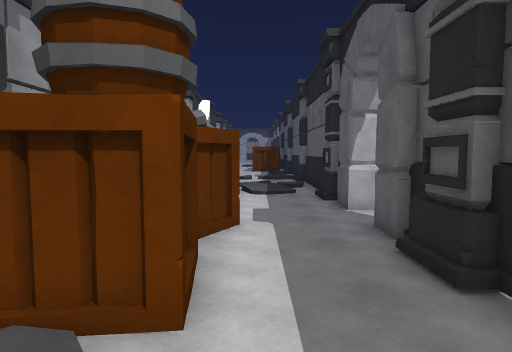
[1] (above)

21 first-person views from a walk through a 3-D level made in the Unity game engine. The camera is 1.3 m above the floor, tilts 4° down and sees 75° across. The floor is counted in squares, 1 m on a side. Each view is taken from the middle of a square. On the plan, view 1 faces up. The plan holds only what a view shows up to about 14 squares ahead; the rest is blank. The place goes on beyond the plan. The player character is not drawn. Some animated figures are not drawn.

[2]
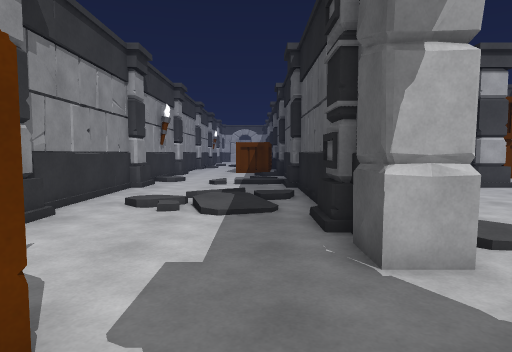

[3]
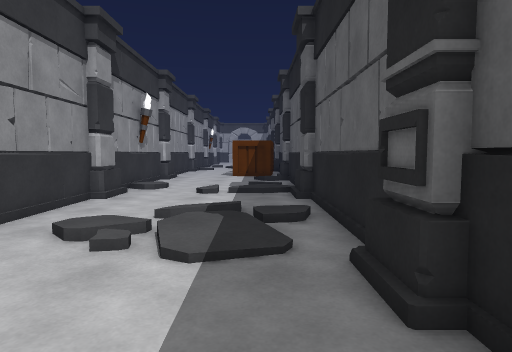

[4]
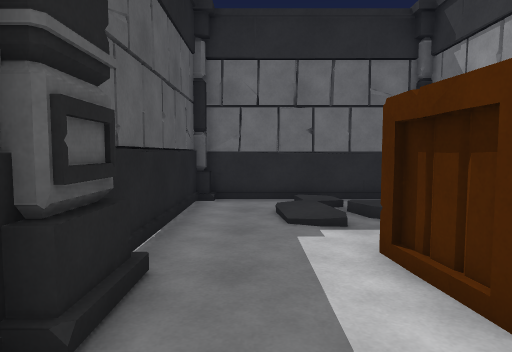

[5]
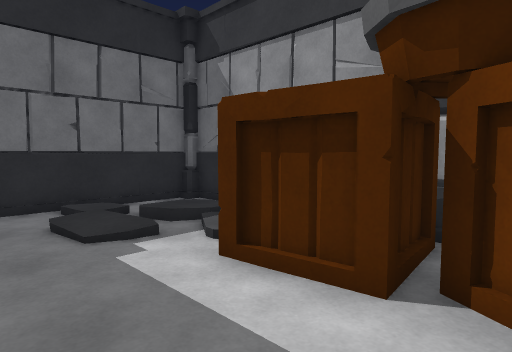

[6]
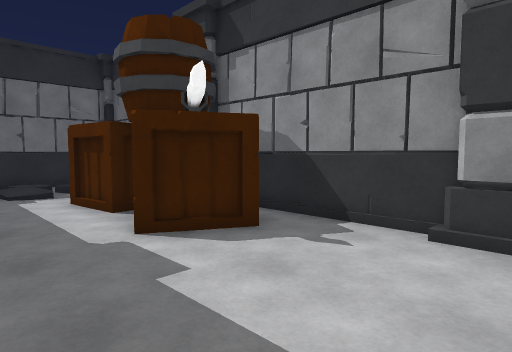

[7]
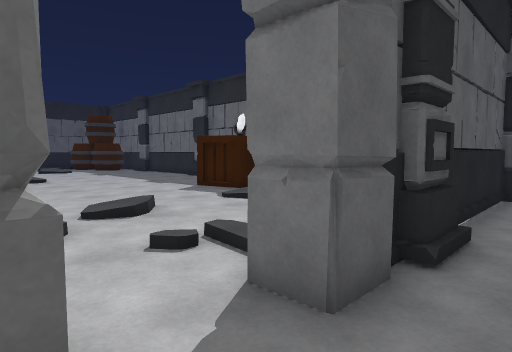

[8]
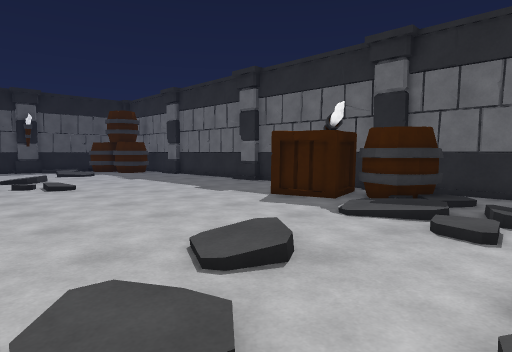

[9]
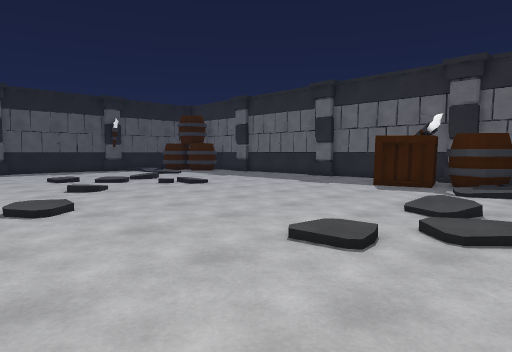

[10]
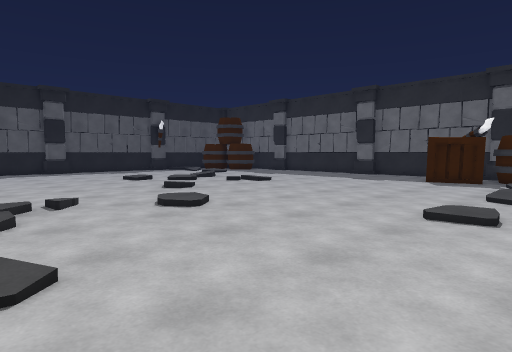

[11]
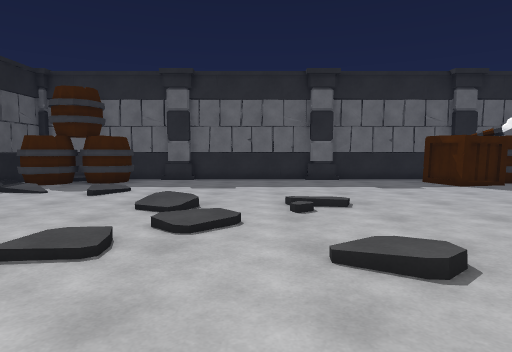

[12]
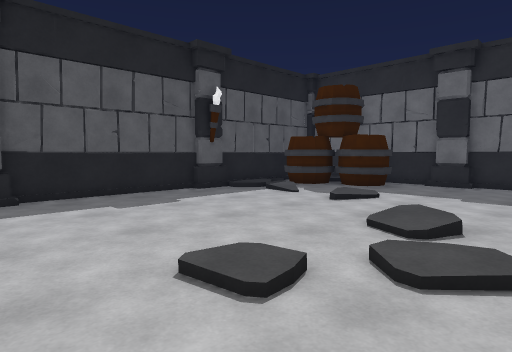

[13]
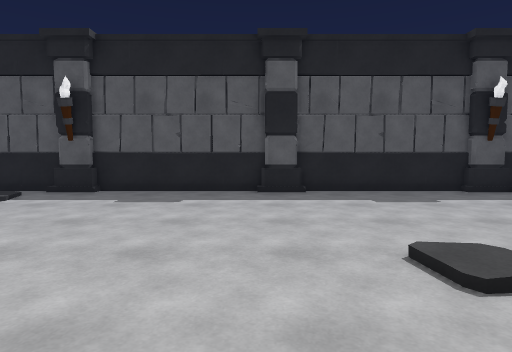

[14]
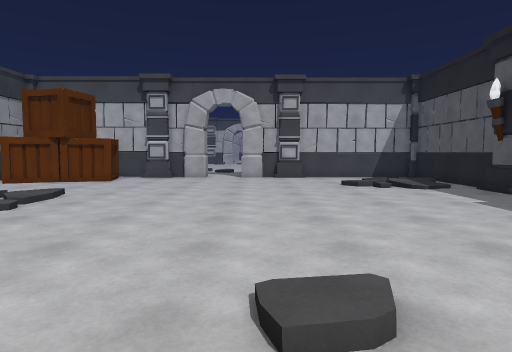

[15]
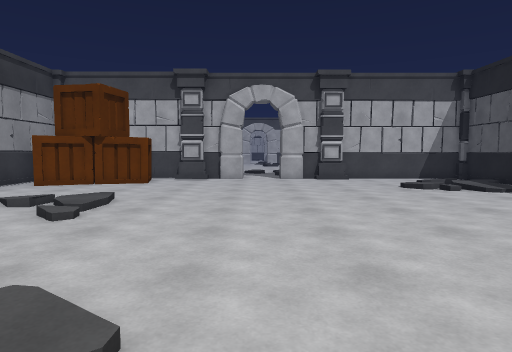

[16]
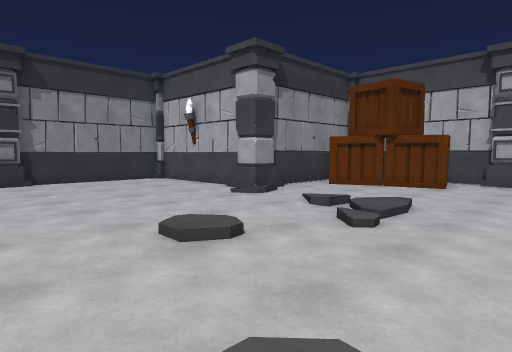

[17]
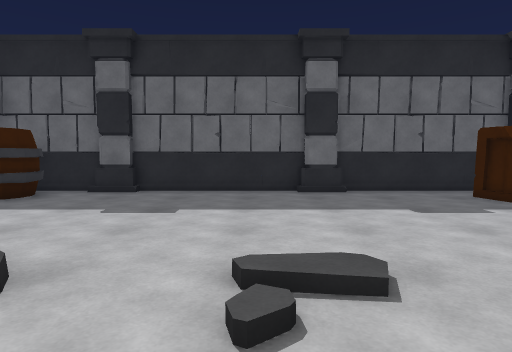

[18]
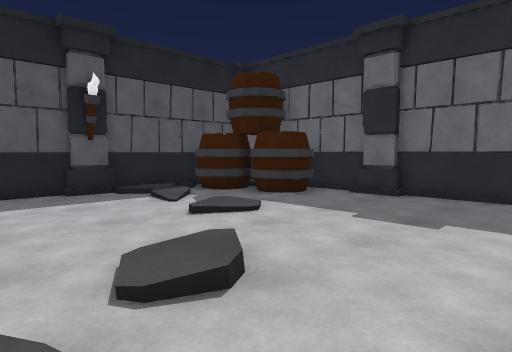

[19]
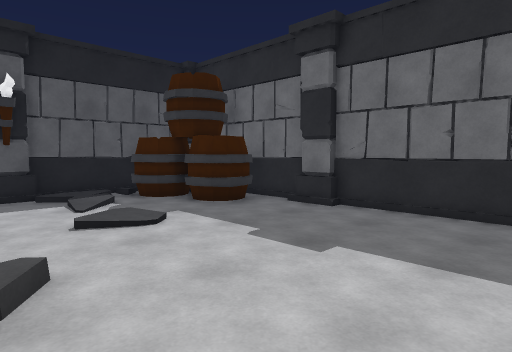

[20]
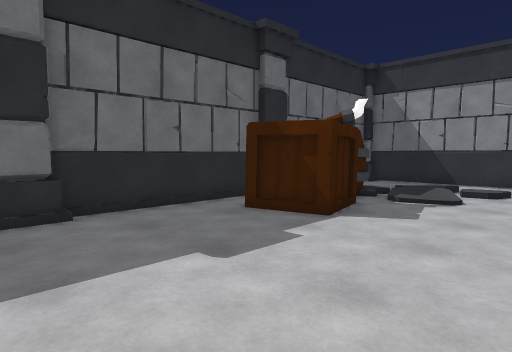

[21]
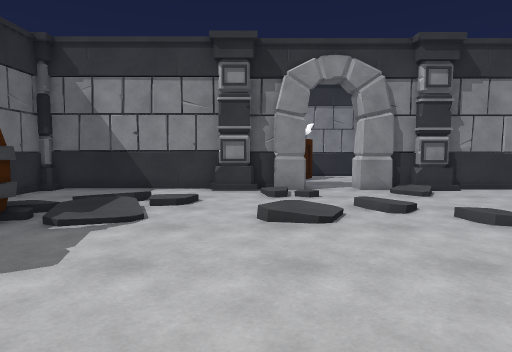

### Floor plan
Key: @ floor where view 1 was taken; # wall or solid block; . main floor; : floor 0.25 m higher than the main floor; / step, stairs or slope; C crate; T torch; B barrel.
Columns run from 4 left of view 1 to 31 right of it. Each row starts with its distance up from view 1.
 22 T ... .#      #CCCCC.......... ////#
 21 #/... /#      #.C............././/.#
 20 #/...//#      #...............//:/.#
 19 #/.////#      #................././#
 18 #/..../#    ###/..................T#
 17 #......#   ....:..///..............#
 16 #......#  ...../..///..............#
 15 #..////#  ........../..............#
 14 #./////#...........................#
 13 #.//:/.#..........//...............#
 12 #/..///#..........//..............##
 11 #/..../#..........................##
 10 #......#//..//........:/..//.......#
  9 #......#....//............//.......#
  8 #.C........:/............:/........#
  7 #.CC...../../........../../........#
  6 #  C...#//..:/........//..:/.......#
  5 ##CC...#/...//......../...........##
  4 #CCC...#..........................T#
  3   CC...#..//.................:.:///#
  2   //...#. //:/..................///#
  1   /./..#. :///CCC...............BB/#
  0  /:/@..#.../BBBCC.............BBB B#
 -1 #////..#.../B  CC.............B
 -2 #/.//.##....   .....##.....##.B
 -3 #############  #################

Positions as (right, up) in squares from view 1, and headings:
1: (0, 0), facing up
2: (1, 5), facing up
3: (1, 8), facing up
4: (1, 7), facing down
5: (2, 6), facing down-left
6: (2, 12), facing down-left
7: (1, 9), facing down-right
8: (5, 9), facing down-right
9: (6, 14), facing down-right
10: (7, 17), facing down-right
11: (20, 14), facing down
12: (20, 12), facing down-right
13: (19, 12), facing right
14: (22, 7), facing up
15: (20, 8), facing up
16: (19, 9), facing up-left
17: (19, 9), facing down
18: (19, 8), facing down-right
19: (18, 6), facing down-right
20: (18, 5), facing down-left
21: (15, 5), facing left
